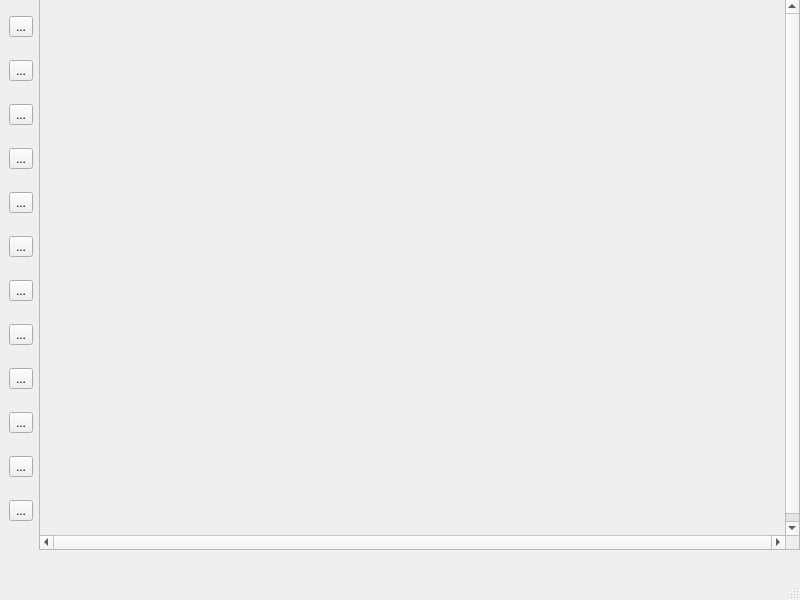
<?xml version="1.0" encoding="UTF-8"?>
<ui version="4.0">
 <class>MainWindow</class>
 <widget class="QMainWindow" name="MainWindow">
  <property name="geometry">
   <rect>
    <x>0</x>
    <y>0</y>
    <width>800</width>
    <height>600</height>
   </rect>
  </property>
  <property name="windowTitle">
   <string>MainWindow</string>
  </property>
  <widget class="QWidget" name="Form">
   <widget class="QWidget" name="horizontalLayoutWidget">
    <property name="geometry">
     <rect>
      <x>9</x>
      <y>-1</y>
      <width>791</width>
      <height>551</height>
     </rect>
    </property>
    <layout class="QHBoxLayout" name="horizontalLayout">
     <item>
      <layout class="QHBoxLayout" name="horizontalLayout_2">
       <item>
        <layout class="QVBoxLayout" name="verticalLayout_2">
         <item>
          <widget class="QToolButton" name="cursor_button">
           <property name="toolTip">
            <string>光标模式</string>
           </property>
           <property name="text">
            <string notr="true">...</string>
           </property>
           <property name="iconSize">
            <size>
             <width>32</width>
             <height>32</height>
            </size>
           </property>
           <property name="checkable">
            <bool>false</bool>
           </property>
          </widget>
         </item>
         <item>
          <widget class="QToolButton" name="line_button">
           <property name="toolTip">
            <string>线段</string>
           </property>
           <property name="text">
            <string notr="true">...</string>
           </property>
           <property name="iconSize">
            <size>
             <width>32</width>
             <height>32</height>
            </size>
           </property>
          </widget>
         </item>
         <item>
          <widget class="QToolButton" name="rect_button">
           <property name="toolTip">
            <string>矩形</string>
           </property>
           <property name="text">
            <string>...</string>
           </property>
           <property name="iconSize">
            <size>
             <width>32</width>
             <height>32</height>
            </size>
           </property>
          </widget>
         </item>
         <item>
          <widget class="QToolButton" name="polygon_button">
           <property name="toolTip">
            <string>多边形</string>
           </property>
           <property name="text">
            <string>...</string>
           </property>
           <property name="iconSize">
            <size>
             <width>32</width>
             <height>32</height>
            </size>
           </property>
          </widget>
         </item>
         <item>
          <widget class="QToolButton" name="ellipse_button">
           <property name="toolTip">
            <string>椭圆</string>
           </property>
           <property name="text">
            <string>...</string>
           </property>
           <property name="iconSize">
            <size>
             <width>32</width>
             <height>32</height>
            </size>
           </property>
          </widget>
         </item>
         <item>
          <widget class="QToolButton" name="curve_button">
           <property name="toolTip">
            <string>曲线</string>
           </property>
           <property name="text">
            <string>...</string>
           </property>
           <property name="iconSize">
            <size>
             <width>32</width>
             <height>32</height>
            </size>
           </property>
          </widget>
         </item>
         <item>
          <widget class="QToolButton" name="select_button">
           <property name="toolTip">
            <string>选择图元</string>
           </property>
           <property name="text">
            <string>...</string>
           </property>
           <property name="iconSize">
            <size>
             <width>32</width>
             <height>32</height>
            </size>
           </property>
          </widget>
         </item>
         <item>
          <widget class="QToolButton" name="move_button">
           <property name="toolTip">
            <string>平移图元</string>
           </property>
           <property name="text">
            <string>...</string>
           </property>
           <property name="iconSize">
            <size>
             <width>32</width>
             <height>32</height>
            </size>
           </property>
          </widget>
         </item>
         <item>
          <widget class="QToolButton" name="scale_button">
           <property name="toolTip">
            <string>缩放图元</string>
           </property>
           <property name="text">
            <string>...</string>
           </property>
           <property name="iconSize">
            <size>
             <width>32</width>
             <height>32</height>
            </size>
           </property>
          </widget>
         </item>
         <item>
          <widget class="QToolButton" name="rotate_button">
           <property name="toolTip">
            <string>旋转图元</string>
           </property>
           <property name="text">
            <string>...</string>
           </property>
           <property name="iconSize">
            <size>
             <width>32</width>
             <height>32</height>
            </size>
           </property>
          </widget>
         </item>
         <item>
          <widget class="QToolButton" name="clip_button">
           <property name="toolTip">
            <string>裁剪线段</string>
           </property>
           <property name="text">
            <string>...</string>
           </property>
           <property name="iconSize">
            <size>
             <width>32</width>
             <height>32</height>
            </size>
           </property>
          </widget>
         </item>
         <item>
          <widget class="QToolButton" name="color_button">
           <property name="toolTip">
            <string>调色板</string>
           </property>
           <property name="text">
            <string>...</string>
           </property>
           <property name="iconSize">
            <size>
             <width>32</width>
             <height>32</height>
            </size>
           </property>
          </widget>
         </item>
        </layout>
       </item>
       <item>
        <layout class="QVBoxLayout" name="verticalLayout">
         <item>
          <widget class="QScrollArea" name="scrollArea">
           <property name="mouseTracking">
            <bool>true</bool>
           </property>
           <property name="verticalScrollBarPolicy">
            <enum>Qt::ScrollBarAlwaysOn</enum>
           </property>
           <property name="horizontalScrollBarPolicy">
            <enum>Qt::ScrollBarAlwaysOn</enum>
           </property>
           <property name="widgetResizable">
            <bool>false</bool>
           </property>
           <widget class="QWidget" name="scrollAreaWidgetContents">
            <property name="geometry">
             <rect>
              <x>0</x>
              <y>0</y>
              <width>745</width>
              <height>543</height>
             </rect>
            </property>
           </widget>
          </widget>
         </item>
        </layout>
       </item>
      </layout>
     </item>
    </layout>
   </widget>
  </widget>
  <widget class="QMenuBar" name="menubar">
   <property name="geometry">
    <rect>
     <x>0</x>
     <y>0</y>
     <width>800</width>
     <height>22</height>
    </rect>
   </property>
  </widget>
  <widget class="QStatusBar" name="statusbar">
   <property name="mouseTracking">
    <bool>true</bool>
   </property>
  </widget>
 </widget>
 <resources/>
 <connections/>
</ui>
